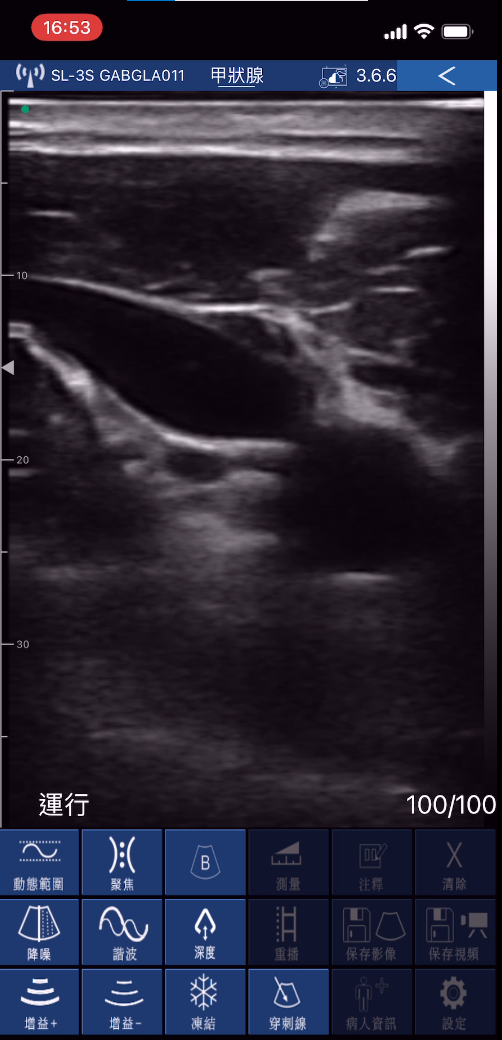
#> input picture plot_flux_voxel/ultrasound_image_processing/ctchen_20220509_IJVLarge.png, 502 x 1040 px
$ python plot_gif.py
#> lines starting #> are read from the running program, lines starting #| are printed output that depends on the picture
#!/usr/bin/env python3
# -*- coding: utf-8 -*-
"""
Created on Tue Jan 10 19:45:38 2023

@author: md703
"""

import imageio.v2 as imageio
import matplotlib.pyplot as plt
import cv2
import numpy as np
#%%
images = []

ijv_large = imageio.imread("ctchen_20220509_IJVLarge.png")
#> ijv_large is the input picture: shape (1040, 502, 4); mean R, G, B, A 41.6, 38.6, 54.4, 255
ijv_large = ijv_large[100:645]
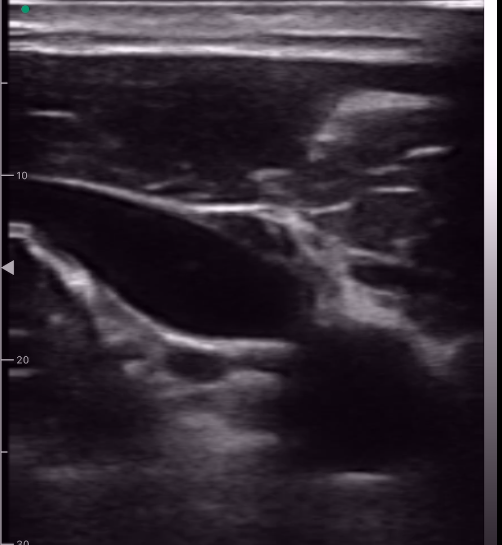
#> ijv_large: shape (545, 502, 4); mean R, G, B, A 50.5, 42.4, 51.4, 255
plt.imshow(ijv_large)
images.append(ijv_large)

ijv_small = imageio.imread("ctchen_20220509_IJVSmall.png")
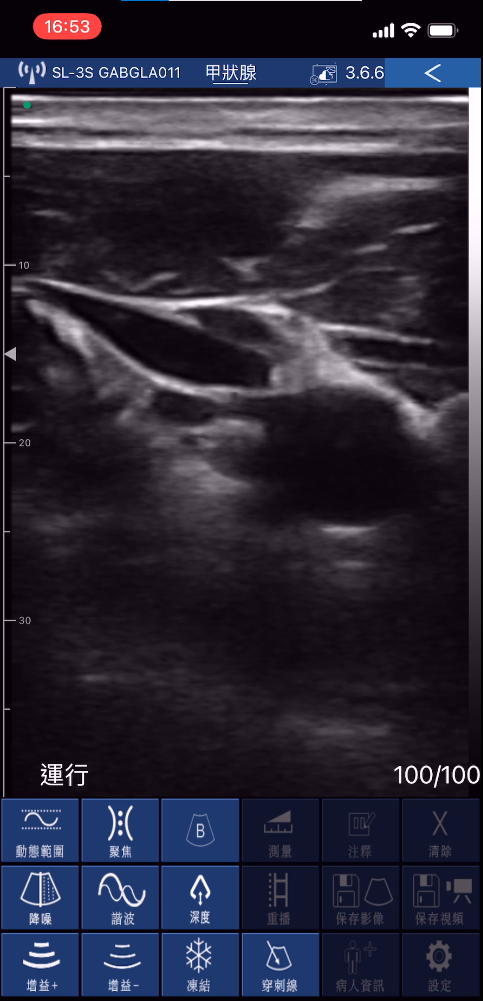
#> input picture plot_flux_voxel/ultrasound_image_processing/ctchen_20220509_IJVSmall.png, 483 x 1001 px
#> ijv_small is the input picture: shape (1001, 483, 4); mean R, G, B, A 43.7, 40.6, 56.5, 255
ijv_small = ijv_small[100:622]
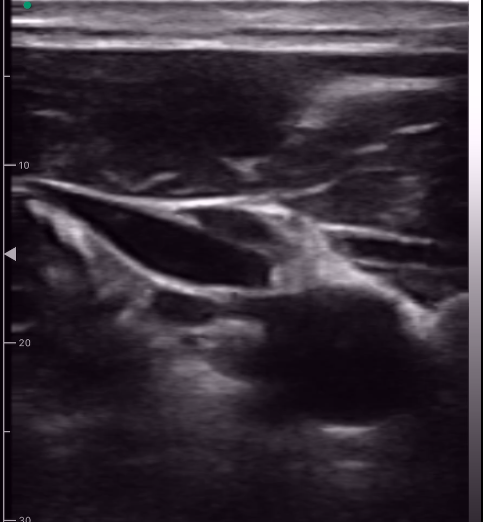
#> ijv_small: shape (522, 483, 4); mean R, G, B, A 54.3, 46.1, 55.2, 255
ijv_small = cv2.resize(ijv_small, (502,545))
#> ijv_small: shape (545, 502, 4)
plt.imshow(ijv_small)
images.append(ijv_small)


imageio.mimsave('ctchen_IJV.gif', images, duration=0.5)

#%%
images = []

# [11 lines of commented-out code are left out]

ijv_large = imageio.imread("ctchen_seg_large.png")
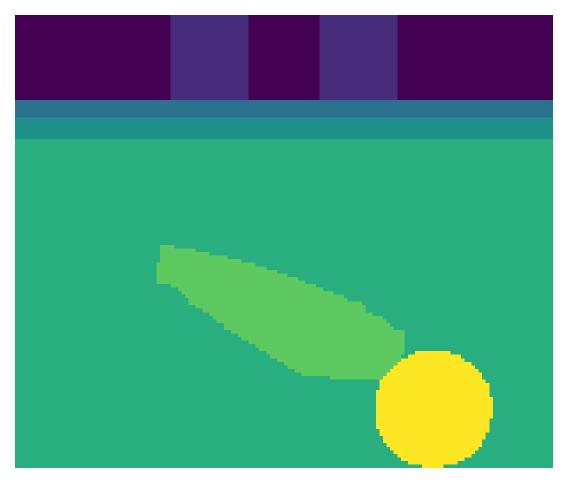
#> input picture plot_flux_voxel/ultrasound_image_processing/ctchen_seg_large.png, 1135 x 966 px (shown at 1/2 size)
#> ijv_large is the input picture: shape (966, 1135, 4); mean R, G, B, A 80.3, 156.8, 131.4, 255
plt.imshow(ijv_large)
images.append(ijv_large)

ijv_small = imageio.imread("ctchen_seg_small.png")
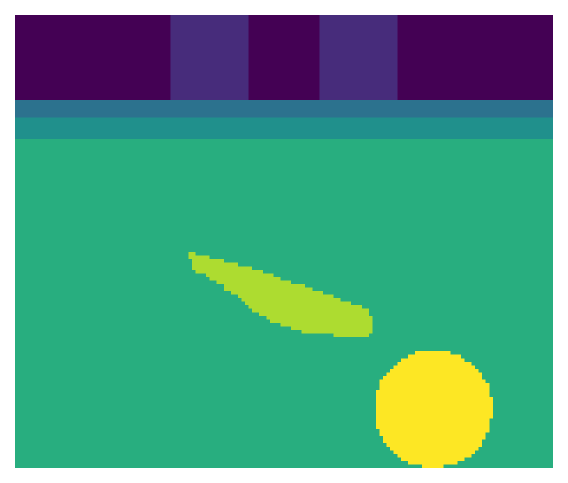
#> input picture plot_flux_voxel/ultrasound_image_processing/ctchen_seg_small.png, 1135 x 966 px (shown at 1/2 size)
#> ijv_small is the input picture: shape (966, 1135, 4); mean R, G, B, A 80.1, 156.2, 131.5, 255
plt.imshow(ijv_small)
images.append(ijv_small)

imageio.mimsave('ctchen_seg_IJV.gif', images, duration=0.5)
